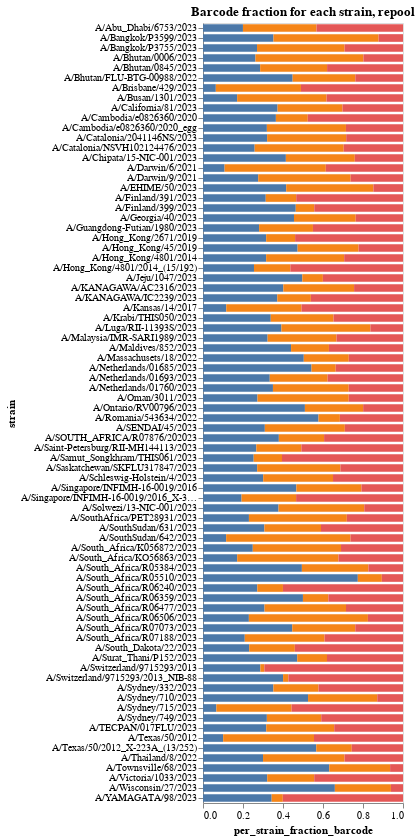

The code cell stored with this chart in its notebook:
### Code cell
# Each barcode fraction across strains
all_barcode_counts = (counts
                      .query('virus_library == "H3N2"')
                      [['strain', 'barcode', 'count', 'well']].dropna()
                     )
single_well_all_barcode_counts = all_barcode_counts[all_barcode_counts['well'].isin(['E1','A3'])]

# Get tidy single well means
tidy_single_well = single_well_all_barcode_counts[['strain','barcode','count']].groupby(['strain', 'barcode']).mean().reset_index()
# Get sums for each strain
strain_sums_df = tidy_single_well.groupby('strain').sum().rename(columns = {'count': 'strain_count_sum'}).reset_index()
# Merge and calculate per strain the fraction represented by each barcode
tidy_single_well = tidy_single_well.merge(strain_sums_df[['strain', 'strain_count_sum']], 
                       on = ['strain'],
                       validate="many_to_one",
                      )
tidy_single_well['per_strain_fraction_barcode'] = tidy_single_well['count'] / tidy_single_well['strain_count_sum']
tidy_single_well['barcode_letter'] = (['A', 'B', 'C'] * len(strain_sums_df))

# Plot as colored bar chart
bar_chart = alt.Chart(tidy_single_well).mark_bar(height={"band": 0.85}).encode(
    x = 'per_strain_fraction_barcode',
    y = 'strain',
    color=alt.Color('barcode_letter', legend=None),
    tooltip = ['strain', 'per_strain_fraction_barcode', 'barcode'],
).configure_axis(grid=False).properties(
        height = alt.Step(10),
        width = 200,
        title = "Barcode fraction for each strain, repool")

bar_chart

### Figure 1 — Vega-Lite specification as saved in the notebook (floating-point values rounded to 4 significant figures; data arrays with more than 128 entries replaced by an {"elided": "..."} marker saying what was removed)
{"config": {"view": {"continuousWidth": 300, "continuousHeight": 300}, "axis": {"grid": false}}, "data": {"name": "data-b58000d06107b437522df6d280e76bcf"}, "mark": {"type": "bar", "height": {"band": 0.85}}, "encoding": {"color": {"field": "barcode_letter", "legend": null, "type": "nominal"}, "tooltip": [{"field": "strain", "type": "nominal"}, {"field": "per_strain_fraction_barcode", "type": "quantitative"}, {"field": "barcode", "type": "nominal"}], "x": {"field": "per_strain_fraction_barcode", "type": "quantitative"}, "y": {"field": "strain", "type": "nominal"}}, "height": {"step": 10}, "title": "Barcode fraction for each strain, repool", "width": 200, "$schema": "https://vega.github.io/schema/vega-lite/v5.16.3.json", "datasets": {"data-b58000d06107b437522df6d280e76bcf": {"elided": "237 records"}}}
